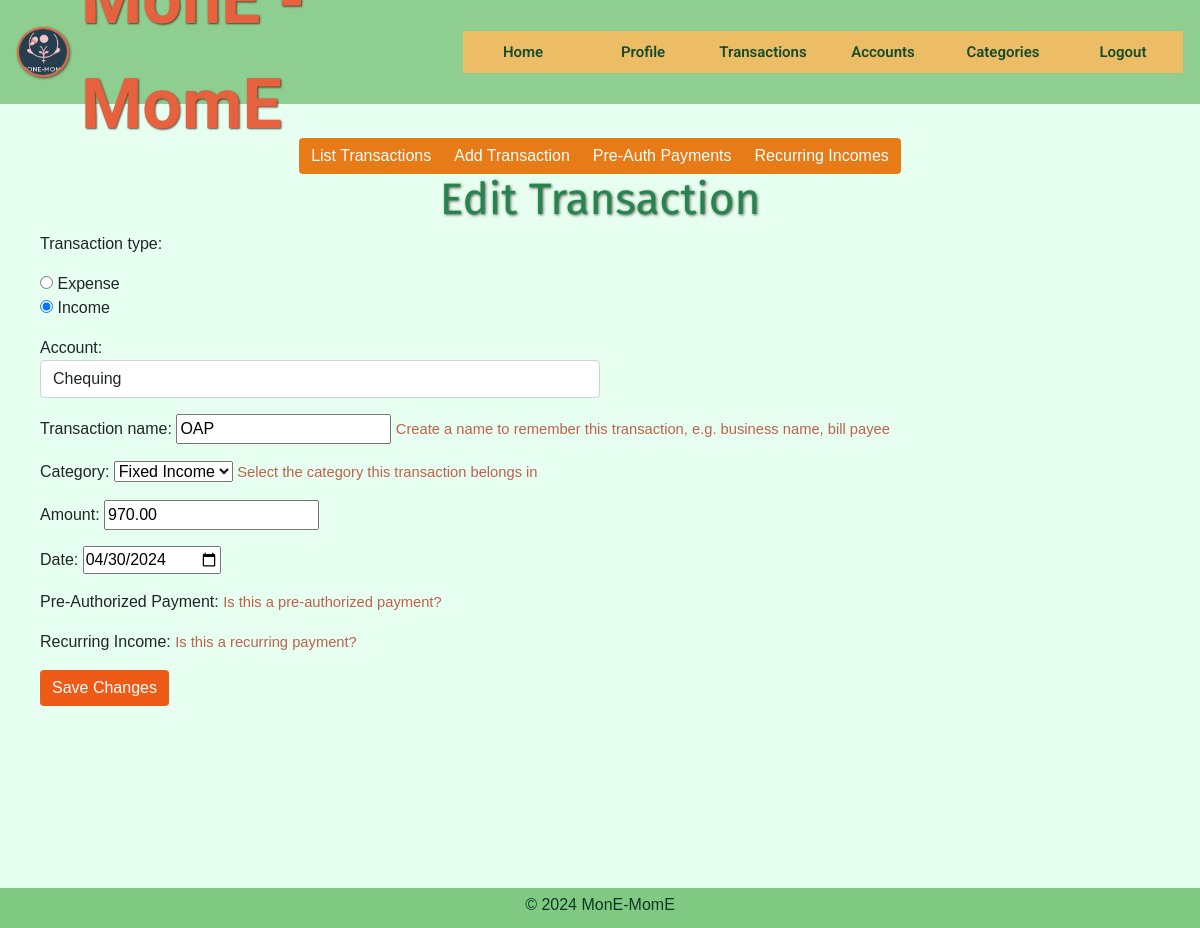
Page /transactions/edit/1/ (signed in) on the committed database.
### monemome/models.py (models this page shows, shortened)
class Transaction(models.Model):
    TRANSACTION_TYPES = [
        ('Income', 'Income'),
        ('Expense', 'Expense'),
    ]
    user = models.ForeignKey(settings.AUTH_USER_MODEL, on_delete=models.CASCADE)
    account = models.ForeignKey(Account, on_delete=models.CASCADE, related_name='transactions')
    transaction_name = models.CharField(max_length=100)
    category = models.ForeignKey('Category', on_delete=models.CASCADE, related_name='transactions')
    amount = models.DecimalField(max_digits=10, decimal_places=2)
    date = models.DateField()
    transaction_type = models.CharField(max_length=10)  # Example: 'Income', 'Expense'
    is_pre_auth = models.BooleanField(default=False, verbose_name="Pre-Authorized Payment")
    is_recurring = models.BooleanField(default=False, verbose_name="Recurring Income")

### monemome/views.py (the view)
# urls.py: path('transactions/edit/<int:id>/', views.edit_transaction, name='edit_transaction'),
@login_required
def edit_transaction(request, id):
    transaction = get_object_or_404(Transaction, id=id, user=request.user)
    if request.method == 'POST':
        form = TransactionForm(request.POST, instance=transaction, user=request.user)
        if form.is_valid():
            form.save()
            messages.success(request, "Transaction updated successfully.")
            return redirect('list_transactions')
        else:
            errors = form.errors.as_text()
            messages.error(request, f"There was a problem updating the transaction: {errors}")
    else:
        form = TransactionForm(instance=transaction, user=request.user)
    return render(request, 'monemome/edit_transaction.html', {'form': form})

### monemome/models.py (called while the page is built)
    def __str__(self):
        return self.account_name

    def __str__(self):
        return self.category_name

### monemome/templates/monemome/edit_transaction.html (shortened to what this page needs)
{% extends 'monemome/layout.html' %}
{% block content %}
<div class="container">
    <div class="sub-header">
        <div class="btn-group" role="group" aria-label="Transaction navigation">
            <a href="{% url 'list_transactions' %}" class="btn btn-secondary">List Transactions</a>
            <a href="{% url 'add_transaction' %}" class="btn btn-secondary">Add Transaction</a>
            <a href="{% url 'pre_auth_payments' %}" class="btn btn-secondary">Pre-Auth Payments</a>
            <a href="{% url 'recurring_incomes' %}" class="btn btn-secondary">Recurring Incomes</a>
        </div>
    </div>
    <h2>Edit Transaction</h2>
    <form method="post">
        {{ form.as_p }}
        <button type="submit" class="btn btn-primary">Save Changes</button>
    </form>
</div>
{% endblock %}

### monemome/static/css/styles.css (style rules this page uses)
body { display: flex; flex-direction: column; min-height: 100vh; font-family: 'Arial', sans-serif; background-color: #e7fff0; }
html, body { height: 100%; margin: 0; padding: 0; display: flex; overflow-x: hidden; flex-direction: column; }
.container { align-items: center; padding: 5px; padding-bottom: 30px; }
h1, h2, h3 { color: #258550; font-family: 'Fira Sans', sans-serif; font-weight: 400; text-shadow: 1px 1px 3px rgba(71, 48, 40, 0.781); text-decoration: none; text-align: center; }
h2 { font-size: 2.75rem; margin-bottom: 0.3rem; }
.sub-header { width: 100%; display: flex; justify-content: center; align-items: center; }
.btn-primary { background-color: #ee5b17; border: none; }
.btn-secondary { background-color: #e67b18; border: none; }
form .form-control { width: 50%; }
.helptext { color: #C0604D; font-size: 0.92rem; }

### rows in the picture
Transaction: transaction_type "☐ Expense ☑ Income", account "Chequing", transaction_name "OAP", category "Fixed Income", amount "970.00", date "04/30/2024"
